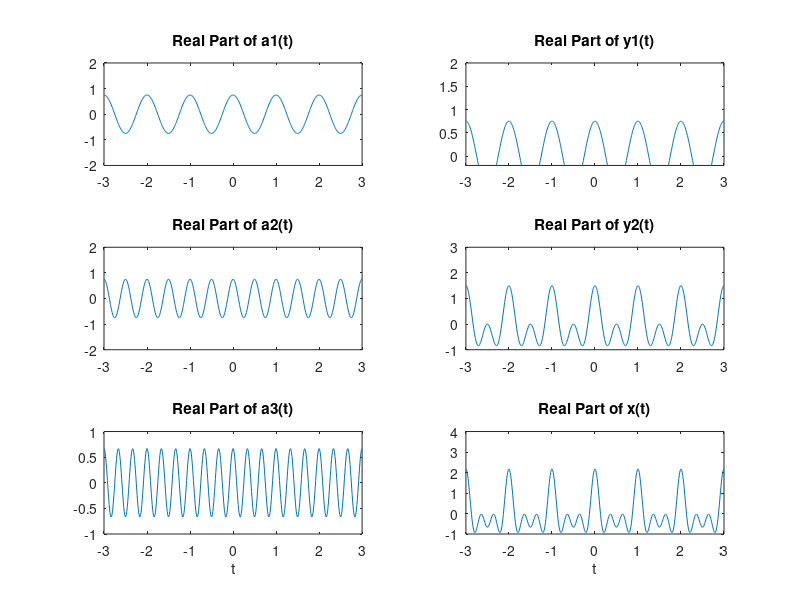

The MATLAB source for this figure:
t = -3:0.01:3;

a1 = (1/4)*exp(-1j*2*pi*t) + (1/2)*exp(1j*2*pi*t); % Asymmetric coefficients

% Coefficients for k = -2 and k = 2
a2 = (1/2)*exp(-2j*2*pi*t) + (1/4)*exp(2j*2*pi*t); % Asymmetric coefficients

% Coefficients for k = -3 and k = 3
a3 = (1/3)*exp(-3j*2*pi*t) + (1/3)*exp(3j*2*pi*t);

y1 = a1;
y2 = y1 + a2;
x = a1 + a2 + a3;

figure;
subplot(3,2,1);
plot(t, real(a1));
axis([-3 3 -2 2]);
title('Real Part of a1(t)');

subplot(3,2,2);
plot(t, y1);
axis([-3 3 -0.2 2]);
title('Real Part of y1(t)');

subplot(3,2,3);
plot(t, a2);
axis([-3 3 -2 2]);
title('Real Part of a2(t)');

subplot(3,2,4);
plot(t, y2);
axis([-3 3 -1 3]);
title('Real Part of y2(t)');

subplot(3,2,5);
plot(t, a3);
xlabel('t');
axis([-3 3 -1 1]);
title('Real Part of a3(t)');

subplot(3,2,6);
plot(t, x);
xlabel('t');
axis([-3 3 -1 4]);
title('Real Part of x(t)');
